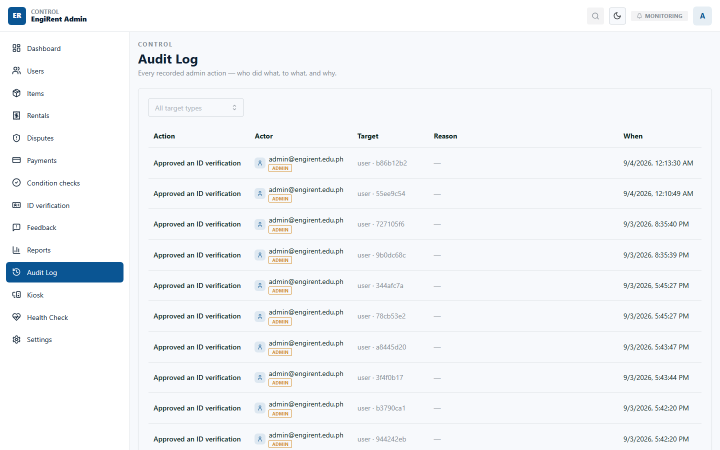
#> input picture design/before/admin-audit-log-desktop.png, 1440 x 900 px (shown at 1/2 size)
$ python -i image.py   (imports and definitions only)
#> lines starting #> are read from the running program, lines starting #| are printed output that depends on the picture
#> further down, picture is the input picture: shape (900, 1440, 3); mean B, G, R 247.6, 244.9, 242.5
"""Image preprocessing utilities."""

import cv2
import numpy as np


def load_image(source: str | bytes | np.ndarray) -> np.ndarray:
    """Load image from file path, bytes, or numpy array."""
    if isinstance(source, np.ndarray):
        return source
    if isinstance(source, bytes):
        arr = np.frombuffer(source, dtype=np.uint8)
        img = cv2.imdecode(arr, cv2.IMREAD_COLOR)
    else:
        img = cv2.imread(source)

    if img is None:
        raise ValueError(f"Could not load image from: {source!r}")
    return img


def normalize_lighting(image: np.ndarray) -> np.ndarray:
    """
    Normalize brightness and contrast using CLAHE.

    Handles the difference between home lighting (owner photos)
    and kiosk LED lighting (locker camera photos).
    """
    lab = cv2.cvtColor(image, cv2.COLOR_BGR2LAB)
#> lab: shape (900, 1440, 3); mean of channels 0, 1, 2 245.9, 128.1, 126.2
    l_channel, a_channel, b_channel = cv2.split(lab)
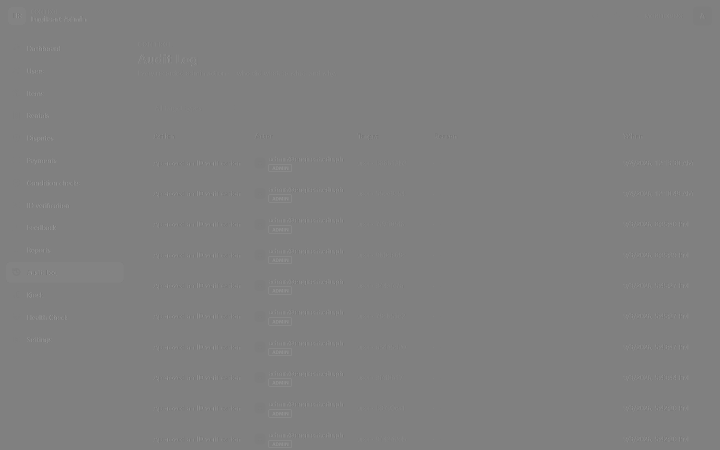
#> a_channel: shape (900, 1440) (shown at 1/2 size); min 95, max 181, mean 128.1

    clahe = cv2.createCLAHE(clipLimit=2.0, tileGridSize=(8, 8))
    l_channel = clahe.apply(l_channel)

    normalized = cv2.merge([l_channel, a_channel, b_channel])
#> normalized: shape (900, 1440, 3); mean of channels 0, 1, 2 245.7, 128.1, 126.2
    return cv2.cvtColor(normalized, cv2.COLOR_LAB2BGR)


def resize_image(image: np.ndarray, target_size: tuple[int, int] = (640, 640)) -> np.ndarray:
    """Resize image while maintaining aspect ratio with padding."""
    h, w = image.shape[:2]
    target_w, target_h = target_size

    scale = min(target_w / w, target_h / h)
    new_w, new_h = int(w * scale), int(h * scale)

    resized = cv2.resize(image, (new_w, new_h), interpolation=cv2.INTER_AREA)

    # Pad to target size
    canvas = np.zeros((target_h, target_w, 3), dtype=np.uint8)
    x_offset = (target_w - new_w) // 2
    y_offset = (target_h - new_h) // 2
    canvas[y_offset : y_offset + new_h, x_offset : x_offset + new_w] = resized

    return canvas


def preprocess(
    source: str | bytes | np.ndarray,
    normalize: bool = True,
    target_size: tuple[int, int] | None = None,
) -> np.ndarray:
    """Full preprocessing pipeline: load, normalize lighting, resize."""
    img = load_image(source)

    if normalize:
        img = normalize_lighting(img)

    if target_size:
        img = resize_image(img, target_size)

    return img

>>> import cv2
>>> picture = cv2.imread('../../../../design/before/admin-audit-log-desktop.png')
>>> result = preprocess(picture)

$ run again, on design/before/admin-audit-log-mobile.png
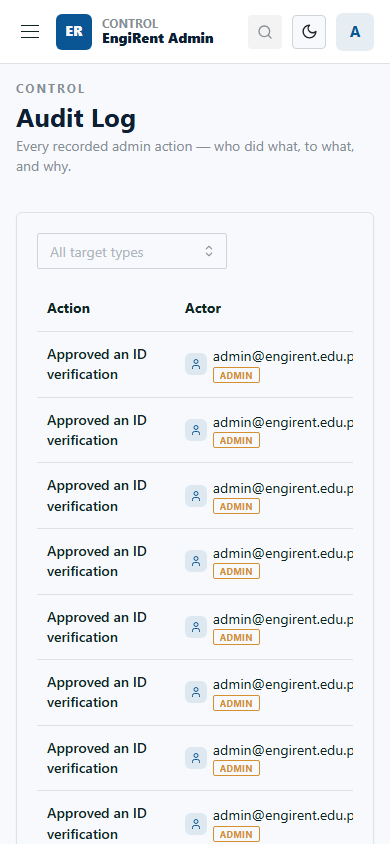
#> input picture design/before/admin-audit-log-mobile.png, 390 x 844 px
#> picture is the input picture: shape (844, 390, 3); mean B, G, R 243.3, 240.7, 238.1
#> lab: shape (844, 390, 3); mean of channels 0, 1, 2 242.1, 128.2, 126.3
#> in normalize_lighting, `l_channel, a_channel, b_channel = cv2.split(lab)`:
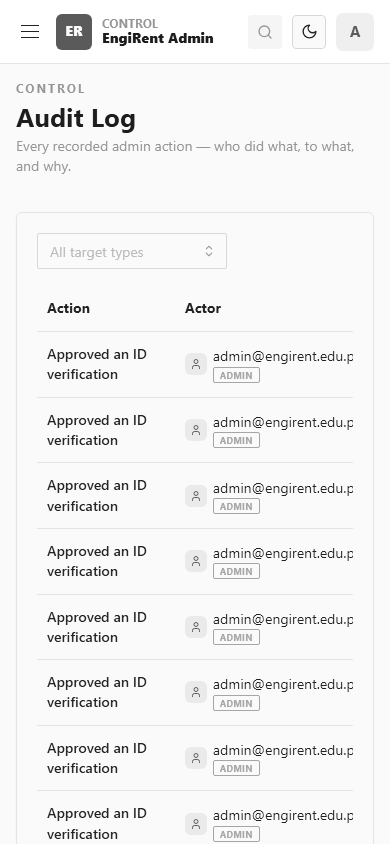
#> l_channel: shape (844, 390); min 29, max 255, mean 242.1
#> normalized: shape (844, 390, 3); mean of channels 0, 1, 2 242, 128.2, 126.3

$ run again, on design/before/admin-dashboard-desktop.png
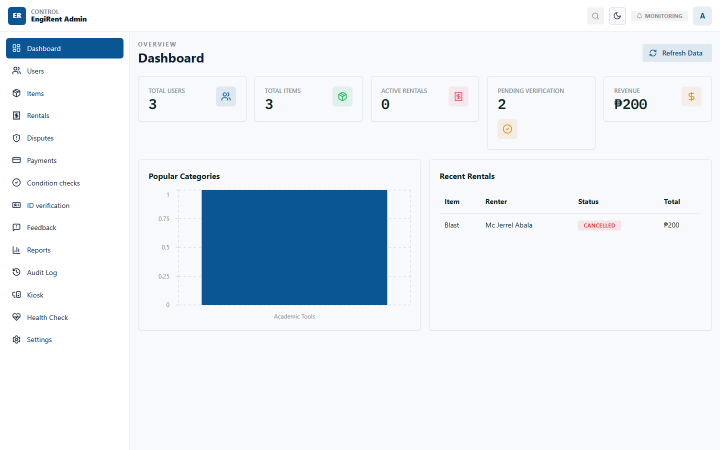
#> input picture design/before/admin-dashboard-desktop.png, 1440 x 900 px (shown at 1/2 size)
#> picture is the input picture: shape (900, 1440, 3); mean B, G, R 242.8, 236, 228.9
#> lab: shape (900, 1440, 3); mean of channels 0, 1, 2 237.2, 128.2, 123.6
#> in normalize_lighting, `l_channel, a_channel, b_channel = cv2.split(lab)`:
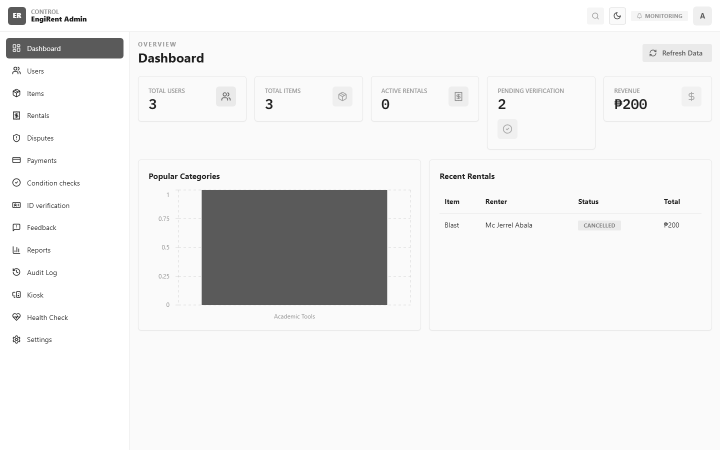
#> l_channel: shape (900, 1440) (shown at 1/2 size); min 27, max 255, mean 237.2
#> in normalize_lighting, `l_channel, a_channel, b_channel = cv2.split(lab)`:
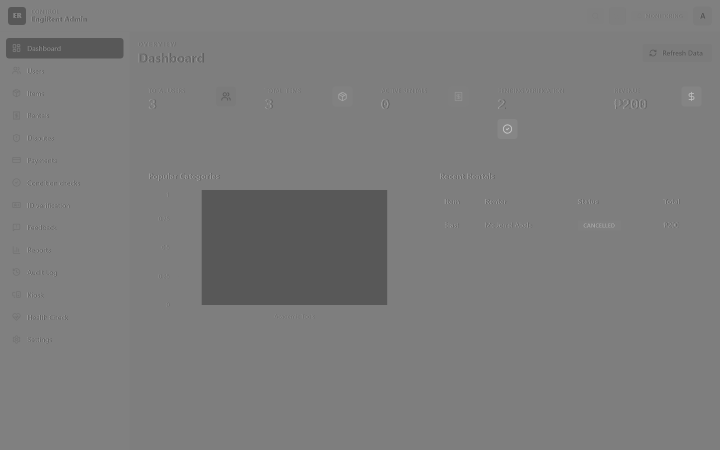
#> b_channel: shape (900, 1440) (shown at 1/2 size); min 58, max 198, mean 123.6
#> normalized: shape (900, 1440, 3); mean of channels 0, 1, 2 236.9, 128.2, 123.6

$ run again, on design/before/admin-dashboard-mobile.png
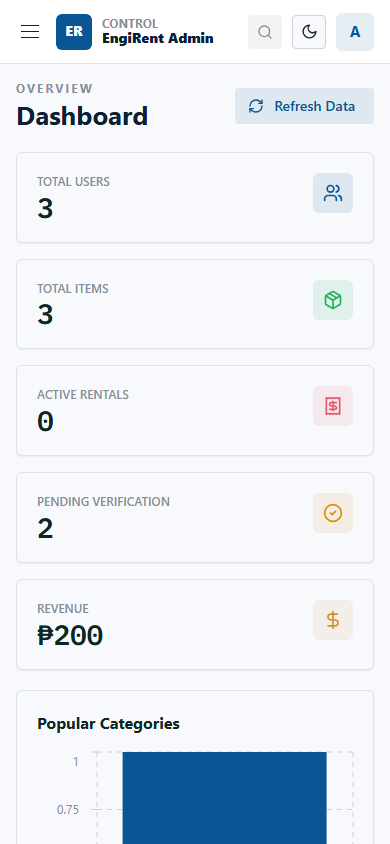
#> input picture design/before/admin-dashboard-mobile.png, 390 x 844 px
#> picture is the input picture: shape (844, 390, 3); mean B, G, R 241.3, 234.8, 228
#> lab: shape (844, 390, 3); mean of channels 0, 1, 2 236.2, 128.1, 123.8
#> in normalize_lighting, `l_channel, a_channel, b_channel = cv2.split(lab)`:
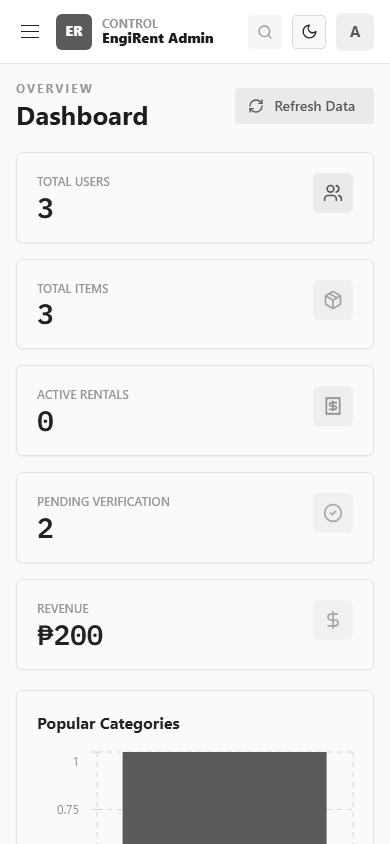
#> l_channel: shape (844, 390); min 29, max 255, mean 236.2
#> in normalize_lighting, `l_channel, a_channel, b_channel = cv2.split(lab)`:
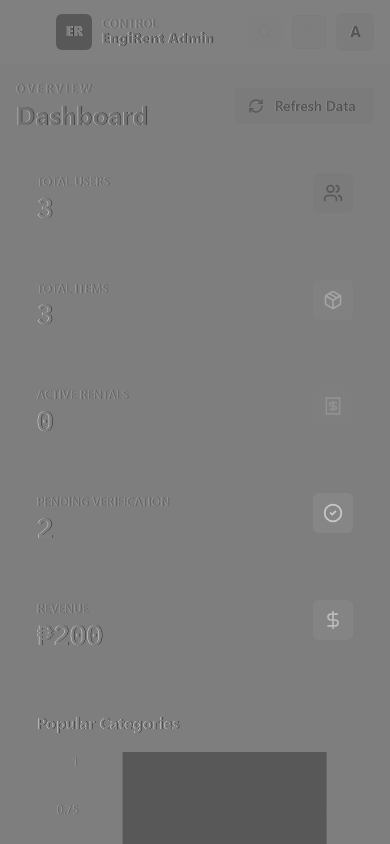
#> b_channel: shape (844, 390); min 58, max 198, mean 123.8
#> normalized: shape (844, 390, 3); mean of channels 0, 1, 2 235.9, 128.1, 123.8
